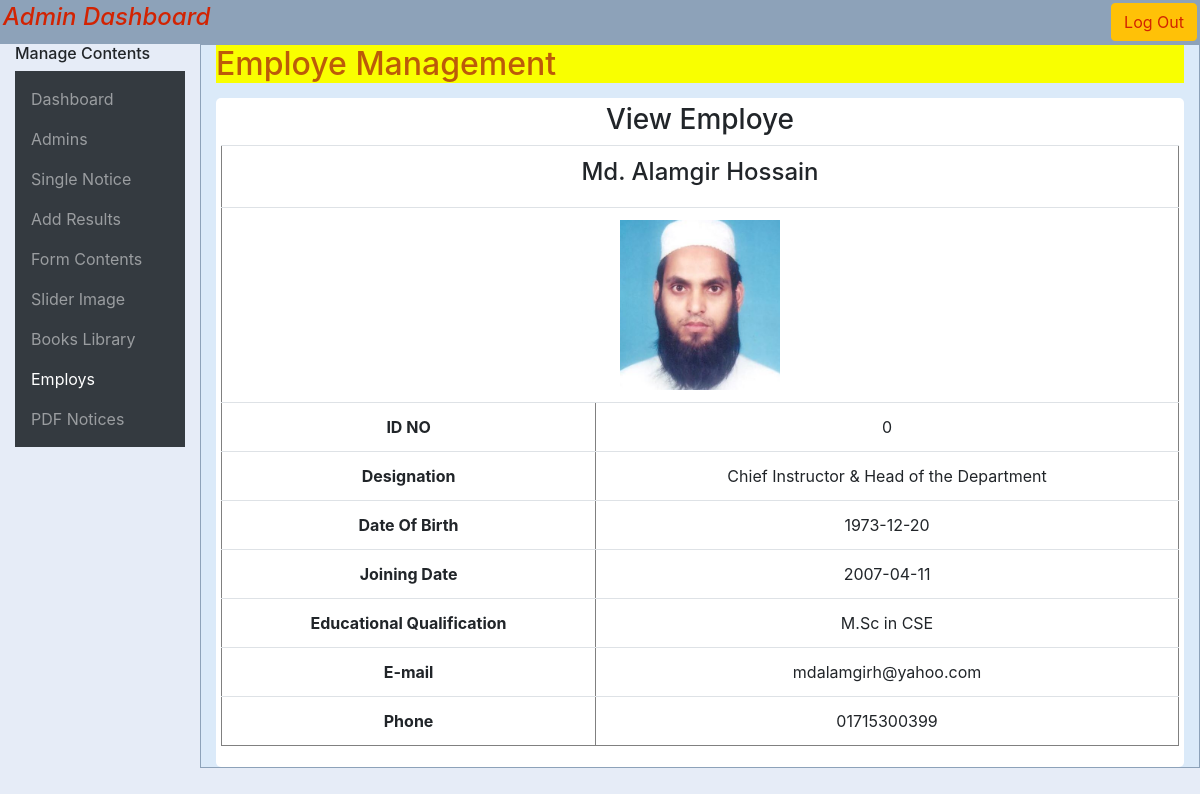
The page /admin/view_employee_one.php?id=1 (signed in) on the database its author committed.
### tables this page shows
CREATE TABLE `employes` (
  `id` int(11) NOT NULL,
  `name` varchar(25) NOT NULL,
  `realid` int(20) NOT NULL,
  `dateofb` date NOT NULL,
  `desgisnation` varchar(44) NOT NULL,
  `joindate` date NOT NULL,
  `educationquali` varchar(257) NOT NULL,
  `email` varchar(54) NOT NULL,
  `phone` varchar(13) NOT NULL,
  `photo` mediumtext NOT NULL
);

### admin/view_employee_one.php (the view, shortened to what this page needs)
<?php include'../config/dbcon.php'; ?>
<?php
	$id = $_GET['id'];
	$sql = "SELECT * FROM employes WHERE id  = '$id'";
	$run = mysqli_query($con,$sql);
	$row = mysqli_fetch_assoc($run);
 ?>
<!DOCTYPE HTML>
<html lang="en-US">
<head>
	<link rel="stylesheet" href="css/bootstrap.min.css" />
	<link rel="stylesheet" href="css/font-awesome.min.css" />
	<link rel="stylesheet" href="css/style.css" />
</head>
<body style="background:#e6ecf7">
	<div class="container-fluid topbar">
		<div class="row">
			<div class="col-md-6">
				<h4><i>Admin Dashboard</i></h4>
			</div>
			<div class="col-md-6 an1">
				<a href="../log_out.php" class="btn btn-warning">Log Out</a>
			</div>
		</div>
	</div>
	<div class="container-fluid">
		<div class="row">
			<div class="col-md-2">
				<h6>Manage Contents</h6>
				<nav class="navbar navbar-dark bg-dark">
					<ul class="navbar-nav">
						<li class="nav-item "><a href="dashboard.php" class="nav-link">Dashboard</a></li>
						<li class="nav-item "><a href="addadmin.php" class="nav-link">Admins</a></li>
						<li class="nav-item "><a href="single_notice.php" class="nav-link">Single Notice</a></li>
						<li class="nav-item "><a href="add_results.php" class="nav-link">Add Results</a></li>
						<li class="nav-item "><a href="add_content.php" class="nav-link">Form Contents</a></li>
						<li class="nav-item "><a href="change_slider.php" class="nav-link">Slider Image</a></li>
						<li class="nav-item "><a href="add_books.php" class="nav-link">Books Library</a></li>
						<li class="nav-item active"><a href="add_employes.php" class="nav-link">Employs</a></li>
						<li class="nav-item "><a href="pdf_notices_add.php" class="nav-link">PDF Notices</a></li>
					</ul>
				</nav>
			</div>
			<div class="col-md-10 content">
				<h2 style="background-color:#f9ff00;color:#bc5b09;">Employe Management</h2>
				<div class="dashbox text-center">
					<h3>View Employe</h3>
					<table align="center" border='1' class="table">
						<tr>
							<td colspan='2'><h4><?php echo $row['name']?></h4></td>
						</tr>
						<tr>
							<td colspan='2'><img src="../images/employee/<?php echo $row['photo']; ?>" width="160px" height="170px" /></td>
						</tr>
						<tr>
							<th>ID NO</th>
							<td><?php echo $row['realid']?></td>
						</tr>
						<tr>
							<th>Designation</th>
							<td><?php echo $row['desgisnation']?></td>
						</tr>
						<tr>
							<th>Date Of Birth</th>
							<td><?php echo $row['dateofb']?></td>
						</tr>
						<tr>
							<th>Joining Date</th>
							<td><?php echo date($row['joindate'])?></td>
						</tr>
						<tr>
							<th>Educational Qualification</th>
							<td><?php echo $row['educationquali'] ?></td>
						</tr>
						<tr>
							<th>E-mail</th>
							<td><?php echo $row['email'] ?></td>
						</tr>
						<tr>
							<th>Phone</th>
							<td><?php echo $row['phone'] ?></td>
						</tr>
					</table>
				</div>
			</div>
		</div>
	</div>
</body>
</html>

### admin/css/style.css (style rules this page uses)
.topbar { background-color: #8DA2B9; padding: 3px; }
.topbar h4 { color:#D22302; }
.topbar a { text-decoration:none; float:right; color:#D22302; }
.content { min-height:700px; background:#DBEAF9; border:0.5px solid #8DA2B9; }
.dashbox { background-color:#FFF; width:100%; margin-top:15px; padding:5px; text-align:center; border-radius:5px; min-height:100px; max-height:auto; }

### rows shown on the page
employes: name "Md. Alamgir Hossain", photo (picture), realid "0", desgisnation "Chief Instructor & Head of the Department", dateofb "1973-12-20", joindate "2007-04-11", educationquali "M.Sc in CSE", email "mdalamgirh@yahoo.com", phone "01715300399"
